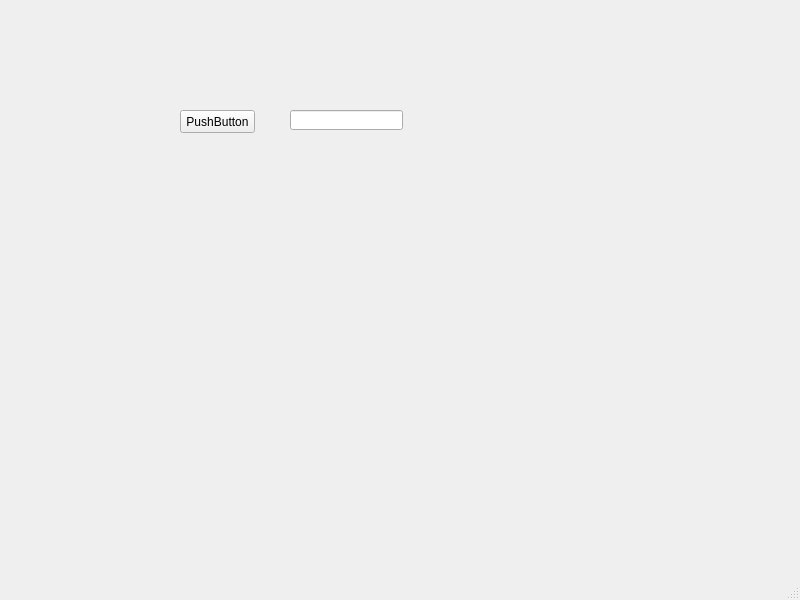
<?xml version="1.0" encoding="UTF-8"?>
<ui version="4.0">
 <class>MainWindow</class>
 <widget class="QMainWindow" name="MainWindow">
  <property name="geometry">
   <rect>
    <x>0</x>
    <y>0</y>
    <width>800</width>
    <height>600</height>
   </rect>
  </property>
  <property name="windowTitle">
   <string>MainWindow</string>
  </property>
  <widget class="QWidget" name="centralwidget">
   <widget class="QPushButton" name="pushButton">
    <property name="geometry">
     <rect>
      <x>180</x>
      <y>110</y>
      <width>75</width>
      <height>23</height>
     </rect>
    </property>
    <property name="text">
     <string>PushButton</string>
    </property>
   </widget>
   <widget class="QLineEdit" name="lineEdit">
    <property name="geometry">
     <rect>
      <x>290</x>
      <y>110</y>
      <width>113</width>
      <height>20</height>
     </rect>
    </property>
   </widget>
  </widget>
  <widget class="QMenuBar" name="menubar">
   <property name="geometry">
    <rect>
     <x>0</x>
     <y>0</y>
     <width>800</width>
     <height>21</height>
    </rect>
   </property>
  </widget>
  <widget class="QStatusBar" name="statusbar"/>
 </widget>
 <resources/>
 <connections/>
</ui>
